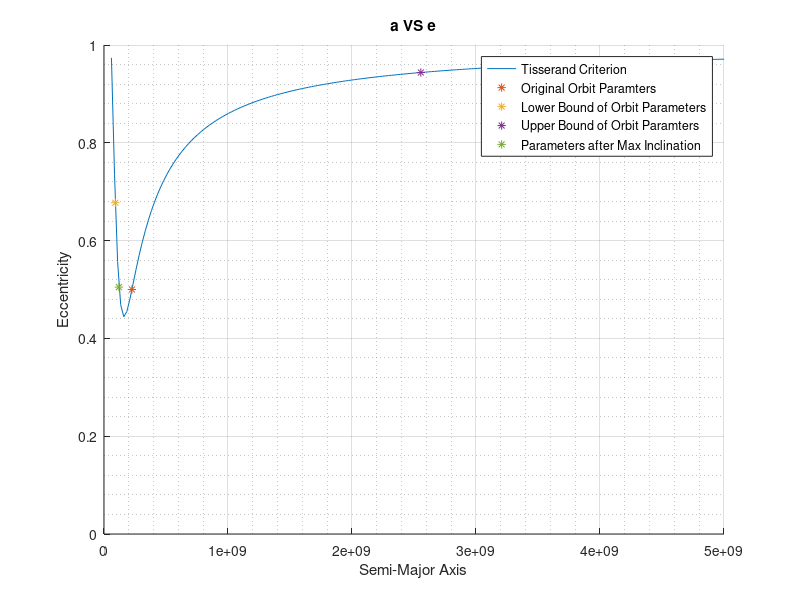
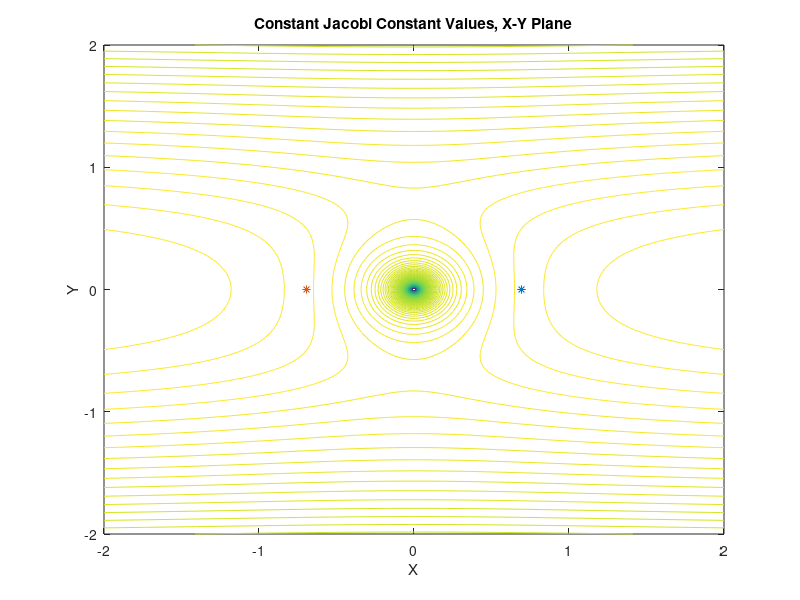
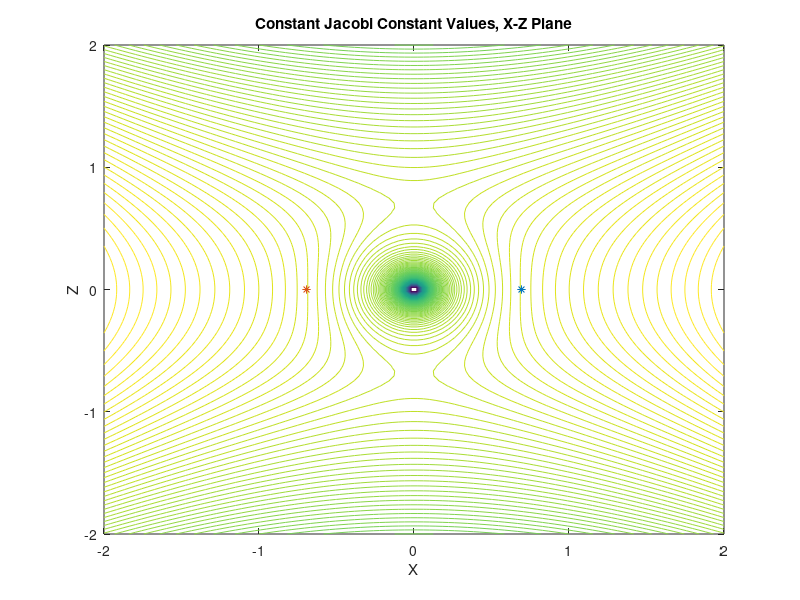

Here is the MATLAB script that generated these plots, in order:
clear all;close all;clc
%% Question 3
% part a
AU = 1.5e8; %km
mu_s = 1.33e11; %mu sun
mu_e = 4e5; %mu earth
Re = 6400; %radius of earth
aorig = 1.5*AU;
eorig = 0.5;
%calculate Tisserand's Crit. prior to Earth encounter
n = sqrt(mu_s/(AU^3));
Jconst = -mu_s/(2*aorig) - n*sqrt(mu_s*aorig*(1-eorig^2));
% syms a
% e = [0:.02:1];
% for i = 1:numel(e)
%     J = -mu_s/(2*a) - n*sqrt(mu_s*a*(1-e(i)^2));
%     soln(i) = vpasolve(J==Jconst);
% end
a = linspace(6e7,5e9,200);
% e = sqrt(1 - ((-(Jconst/mu_s) - (1/2.*a)).*(AU^(3/2))).^2.*(1./a));
e = sqrt(1-((-Jconst/mu_s-1./(2*a))*(AU^(3/2))).^2./a);
figure
hold on
plot(a,e)
ylim([0 1])
ylabel('Eccentricity')
xlabel('Semi-Major Axis')
title('a VS e')
grid on
grid minor
% part b
V_SC0 = sqrt(mu_s*((2/AU) - 1/(1.5*AU)));
Vp = sqrt(mu_s/AU);
f = acos((((1.5*AU)*(1 - .5^2))/AU - 1)*(1/.5));
gamma = atan((.5*sin(f))/(1 + .5*cos(f)));
v_inf = sqrt(Vp^2 + V_SC0^2 - 2*Vp*V_SC0*cos(gamma));

theta = asin((V_SC0*sin(gamma))/v_inf);
delta_star = 2*asin(1/(sqrt(1 + ((v_inf^2*Re)/mu_e))));
thetaprimep = theta + delta_star;
thetaprimen = theta - delta_star;

V_SCfp = sqrt(Vp^2 + v_inf^2 - 2*Vp*v_inf*cos(thetaprimep));
V_SCfn = sqrt(Vp^2 + v_inf^2 - 2*Vp*v_inf*cos(thetaprimen));

aprime_upper = 1/((2/AU) - (V_SCfp^2/mu_s));
aprime_lower = 1/((2/AU) - (V_SCfn^2/mu_s));

elow = sqrt(1-((-Jconst/mu_s-1./(2*aprime_lower))*(AU^(3/2))).^2./aprime_lower);
ehigh = sqrt(1-((-Jconst/mu_s-1./(2*aprime_upper))*(AU^(3/2))).^2./aprime_upper);
plot(aorig,eorig,'*')
plot(aprime_lower,elow,'*')
plot(aprime_upper,ehigh,'*')
legend('Tisserand Criterion','Original Orbit Parameters','Lower Bound of Orbit Parameters','Upper Bound of Orbit Paramters')

V_SCf = sqrt(Vp^2 + v_inf^2 - 2*Vp*v_inf*cos(delta_star));
dv = V_SCf - V_SC0;
inc = 2*asin((-dv/(2*V_SC0)));
% inc = deg2rad(5);
%recalc a' and e based on new inclination
aprime = 1/((2/AU) - (V_SCf^2/mu_s));
e_inc = sqrt(1-((-Jconst/mu_s-1./(2*aprime))*(AU^(3/2))/cos(0.0873)).^2./aprime);
plot(aprime,e_inc,'*')
legend('Tisserand Criterion','Original Orbit Paramters','Lower Bound of Orbit Parameters','Upper Bound of Orbit Paramters','Parameters after Max Inclination')
%% Question 5, part b
x = linspace(-2,2,200);
y = linspace(-2,2,200);
z = 0;

for i = 1:numel(x)
    for j = 1:numel(y)
        Vh = .5*(3*x(i)^2 - z^2) + (1/(sqrt(x(i)^2 + y(j)^2 + z^2)));
        J(i,j) = -Vh;
    end
end
figure
contour(x,y,J,200)
xlabel('X')
ylabel('Y')
title('Constant Jacobi Constant Values, X-Y Plane')
hold on
plot(1/(3^(1/3)),0,'*')
plot(-1/(3^(1/3)),0,'*')

x = linspace(-2,2,100);
y = 0;
z = linspace(-2,2,100);
for i = 1:numel(x)
    for j = 1:numel(z)
        Vh = .5*(3*x(i)^2 - z(j)^2) + (1/(sqrt(x(i)^2 + y^2 + z(j)^2)));
        J2(i,j) = -Vh;
    end
end
figure
contour(x,z,J2,200)
xlabel('X')
ylabel('Z')
title('Constant Jacobi Constant Values, X-Z Plane')
hold on
plot(1/(3^(1/3)),0,'*')
plot(-1/(3^(1/3)),0,'*')